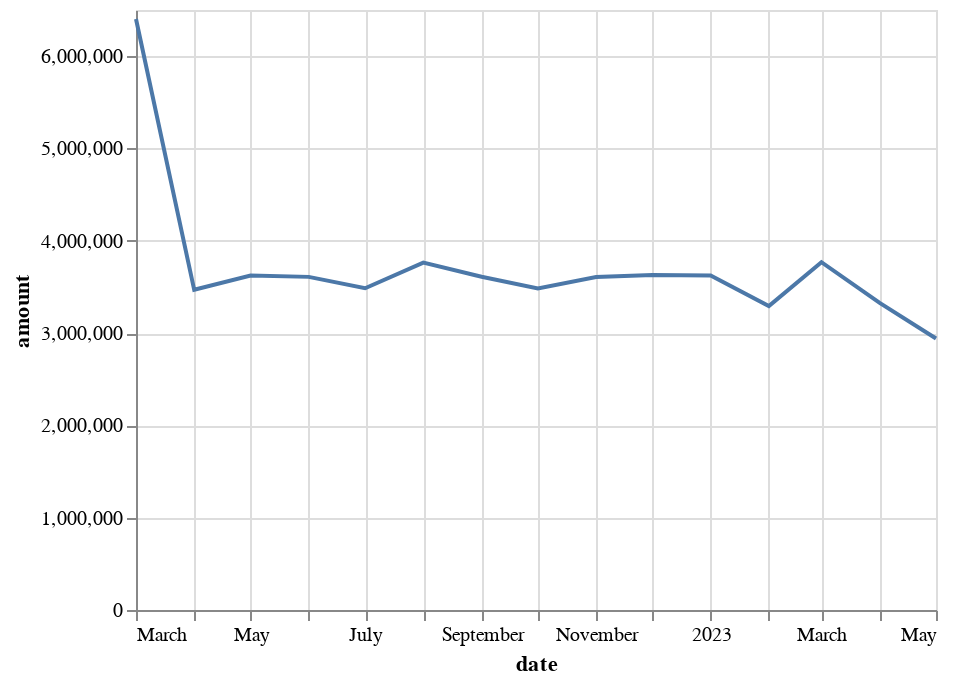

The code cell stored with this chart in its notebook:
### Code cell
alt.Chart(financial).mark_line().encode(
    x='date:T',
    y='amount:Q'
)

### Figure 1 — Vega-Lite specification as saved in the notebook (floating-point values rounded to 4 significant figures)
{"config": {"view": {"continuousWidth": 400, "continuousHeight": 300}}, "data": {"name": "data-27c3555bb73166a6e6afc0d4f667d47d"}, "mark": "line", "encoding": {"x": {"field": "date", "type": "temporal"}, "y": {"field": "amount", "type": "quantitative"}}, "$schema": "https://vega.github.io/schema/vega-lite/v4.17.0.json", "datasets": {"data-27c3555bb73166a6e6afc0d4f667d47d": [{"date": "2022-03-01", "amount": 6403000.0}, {"date": "2022-04-01", "amount": 3469000.0}, {"date": "2022-05-01", "amount": 3623000.0}, {"date": "2022-06-01", "amount": 3609000.0}, {"date": "2022-07-01", "amount": 3486000.0}, {"date": "2022-08-01", "amount": 3764000.0}, {"date": "2022-09-01", "amount": 3611000.0}, {"date": "2022-10-01", "amount": 3483000.0}, {"date": "2022-11-01", "amount": 3607000.0}, {"date": "2022-12-01", "amount": 3628000.0}, {"date": "2023-01-01", "amount": 3623000.0}, {"date": "2023-02-01", "amount": 3293000.0}, {"date": "2023-03-01", "amount": 3768000.0}, {"date": "2023-04-01", "amount": 3327000.0}, {"date": "2023-05-01", "amount": 2941000.0}]}}
